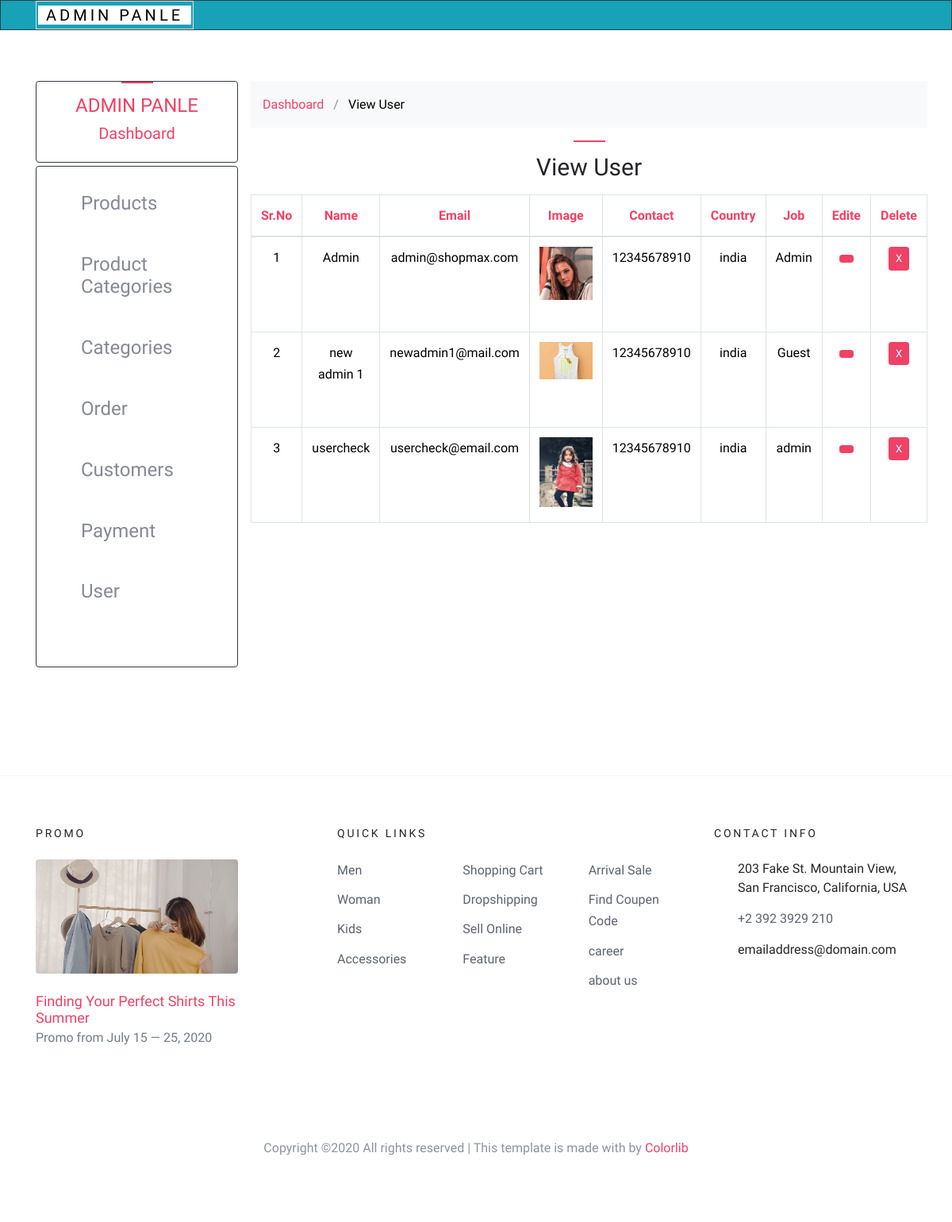
Page /admin/index.php?view_user (signed in) on the committed database.
### tables this page shows
CREATE TABLE `categories` (
  `cat_id` int(12) NOT NULL,
  `cat_title` text NOT NULL,
  `cat_desc` text NOT NULL
);

### admin/index_include/view_user.php (the view)
  <?php
       if(!isset($_SESSION['a_email'])){
          echo "<script>window.open('login.php','_self')</script>";
      }else{
 ?>
 <div class="row mb-5 py-0" data-aos="fade">
 	<div class="col-md-12 px-0">
    <div class="bg-light py-3">
      <div class="container">
        <div class="row">
          <div class="col-md-12 mb-0"> <a href="index.php?dashboard"><span class="icon-dashboard"></span> Dashboard</a> <span class="mx-2 mb-0">/</span> <a href="index.php?view_product"><strong class="text-black">View User</strong></a></div>
        </div>
      </div>
    </div>
          <div class="panel panel-primary">
 	  <div class=" py-3">
              <h2 class="h3 mb-0 pt-3 text-center text-black site-section-heading">View User</h2>
             </div>
<div class="panel-body py-0 ">
            <div class=" table-responsive">
             <table class="table table-bordered">
                <thead class="text-center text-primary">
                  <tr>
      				      <th class="product-name">Sr.No</th>
      			        <th class="product-name">Name</th>
                    <th class="product-name">Email</th>
                    <th class="product-thumbnail">Image</th>
                     <th class="product-name">Contact</th>
                    <th class="product-name">Country</th>
                    <th class="product-name">Job</th>
                    <th class="product-name">Edite</th>
                     <th class="product-name">Delete</th>
                    </tr>
                </thead>
        <tbody class="text-center text-black">
                  <?php
                        $i=0;
                        	$get_a="SELECT * FROM admins";
      						$run_a=mysqli_query($conn,$get_a);
      						while($row_a=mysqli_fetch_array($run_a)){
                  $a_id=$row_a['a_id'];
      						$a_name=$row_a['a_name'];
      						$a_email=$row_a['a_email'];
      						$a_img=$row_a['a_img'];
      						$a_contact=$row_a['a_contact'];
      						$a_country=$row_a['a_country'];
      						$a_job=$row_a['a_job'];
                            $i++;
                  ?>
                  <tr>
                    <td class="product-name"><?php echo $i; ?></td>
                      <td><?php echo $a_name; ?></td>
                    <td class="product-name"><?php  echo $a_email; ?></td>
                    <td class="product-thumbnail" style="width:120px; height:120px; "><img src="../admin/index_include/user_images/<?php echo $a_img ?>" class="img-fluid"></td>
                   <td class="product-name"><?php echo  $a_contact; ?></td>
                    <td class="product-name"><?php echo $a_country; ?></td>
                    <td class="product-name"><?php echo $a_job; ?></td>
                    <td>
                        <a href="index.php?edite_profile=<?php echo $a_id; ?>" ><span class="btn btn-primary height-auto btn-sm icon-pencil"></span></a>
                      </td>
                      <td>
                        <a href="index.php?del_user=<?php echo $a_id ?>" ><span class="btn btn-primary height-auto btn-sm">X</span></a>
                      </td>
                    </tr>
             <?php    }   ?>
                </tbody>
              </table>
              </div>
             </div>
         </div>
     </div>
 </div>
 <?php } ?>

### admin/includes/footer.php (shortened to what this page needs)
<?php
    require_once("db-connect.php");
?>
<footer class="site-footer custom-border-top">
      <div class="container">
        <div class="row">
          <div class="col-md-6 col-lg-3 mb-4 mb-lg-0">
            <h3 class="footer-heading mb-4">Promo</h3>
            <a href="#" class="block-6">
              <img src="../images/about_1.jpg" alt="Image placeholder" class="img-fluid rounded mb-4">
              <h3 class="font-weight-light  mb-0">Finding Your Perfect Shirts This Summer</h3>
              <p>Promo from  July 15 &mdash; 25, 2020</p>
            </a>
          </div>
          <div class="col-lg-5 ml-auto mb-5 mb-lg-0">
            <div class="row">
              <div class="col-md-12">
                <h3 class="footer-heading mb-4">Quick Links</h3>
              </div>
              <div class="col-md-6 col-lg-4">
                <ul class="list-unstyled">
                   <?php
                   $get_cats="SELECT * FROM categories" ;
                   $run_cats=mysqli_query($conn,$get_cats);
                   while( $row_cat=mysqli_fetch_array($run_cats)) {
                    $cat_id=$row_cat['cat_id'];
                    $cat_title=$row_cat['cat_title'];
                     echo "<li><a href='../shop.php?cat_id=$cat_id'>$cat_title</a></li>";
}
       ?>
                </ul>
              </div>
              <div class="col-md-6 col-lg-4">
                <ul class="list-unstyled">
       ?>  <li><a href='../cart.php'>Shopping Cart</a></li>
             <li><a href='../index.php'>Dropshipping</a></li>
             <li><a href='../cart.php'>Sell Online</a></li>
             <li><a href='../cart.php'>Feature</a></li>
                </ul>
              </div>
               <div class="col-md-6 col-lg-4">
                <ul class="list-unstyled">
                   <li><a href='../cart.php'>Arrival Sale</a></li>
                   <li><a href='../cart.php'>Find Coupen Code</a></li>
                   <li><a href='../cart.php'>career</a></li>
             <li><a href='../about.php'>about us</a></li>
                </ul>
              </div>
            </div>
          </div>
          <div class="col-md-6 col-lg-3">
            <div class="block-5 mb-5">
              <h3 class="footer-heading mb-4">Contact Info</h3>
              <ul class="list-unstyled">
                <li class="address">203 Fake St. Mountain View, San Francisco, California, USA</li>
                <li class="phone"><a href="tel://23923929210">+2 392 3929 210</a></li>
                <li class="email">emailaddress@domain.com</li>
              </ul>
            </div>
          </div>
        </div>
        <div class="row pt-5 mt-5 text-center">
          <div class="col-md-12">
            <p>
            Copyright &copy; All rights reserved | This template is made with  by <a href="https://colorlib.com" target="_blank" class="text-primary">Colorlib</a>
            </p>
          </div>
        </div>
      </div>
    </footer>

### css/style.css (style rules this page uses)
body { line-height: 1.7; color: #8c92a0; font-weight: 300; font-size: 16px; }
a { -webkit-transition: .3s all ease; -o-transition: .3s all ease; transition: .3s all ease; }
.text-black { color: #000; }
.btn { height: 43px; -webkit-transition: .3s all ease-in-out; -o-transition: .3s all ease-in-out; transition: .3s all ease-in-out; text-transform: uppercase; font-size: 13px; }
.site-section-heading { font-size: 30px; color: #25262a; position: relative; }
.site-section-heading:before { content: ""; left: 0%; top: 0; position: absolute; width: 40px; height: 2px; background: #ee4266; }
.site-section-heading.text-center:before { content: ""; left: 50%; top: 0; -webkit-transform: translateX(-50%); -ms-transform: translateX(-50%); transform: translateX(-50%); position: absolute; width: 40px; height: 2px; background: #ee4266; }
.site-footer { padding: 4em 0; }
.site-footer ul li { margin-bottom: 10px; }
.site-footer ul li a { color: #5c626e; }
.site-footer .footer-heading { font-size: 14px; color: #25262a; letter-spacing: .2em; text-transform: uppercase; }
.block-5 ul, .block-5 ul li { list-style: none; padding: 0; margin: 0; line-height: 1.5; }
.block-5 ul li { padding-left: 30px; position: relative; margin-bottom: 15px; color: #25262a; }
.block-5 ul li:before { top: 0; font-family: "icomoon"; content: ""; position: absolute; left: 0; font-size: 20px; line-height: 1; color: #ee4266; }
.block-5 ul li.address:before { content: "\e8b4"; }
.block-5 ul li.email:before { content: "\f0e0"; }
.block-5 ul li.phone:before { content: "\f095"; }
.block-6 { display: block; }
.block-6 img { display: block; }
.block-6 h3 { font-size: 18px; }
.block-6 p { color: #737b8a; }
.custom-border-top { border-top: 1px solid #f9f9f9; }
.height-auto { height: auto !important; }

### rows in the picture
categories: cat_title "Men"
categories: cat_title "Woman"
categories: cat_title "Kids"
categories: cat_title "Accessories"

### other values in the picture
$a_name "Admin"
$a_email "admin@shopmax.com"
$a_contact "12345678910"
$a_country "india"
$a_job "Admin"
$a_name "new admin 1"
$a_email "newadmin1@mail.com"
$a_job "Guest"
$a_name "usercheck"
$a_email "usercheck@email.com"
$a_job "admin"
